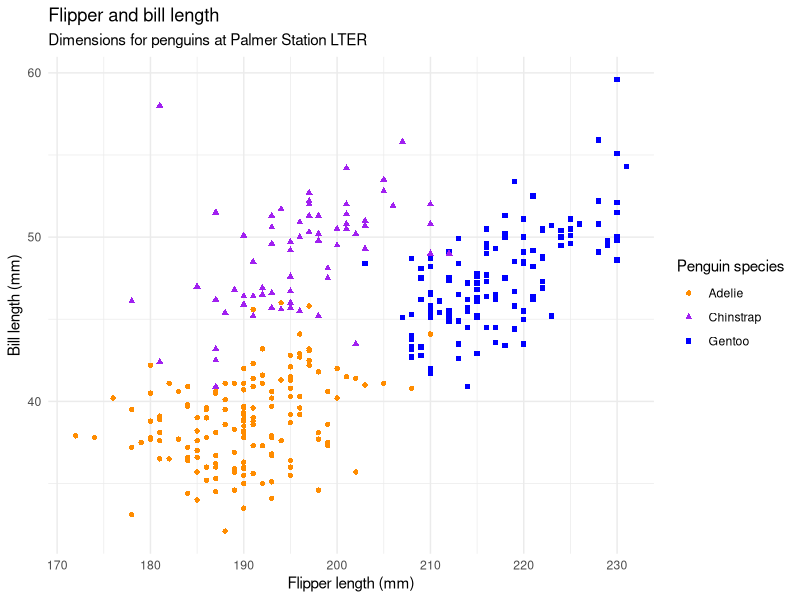

Recreate this plot in R.
## ---- chunk 1
#| label: load-packages
#| include: false

library(tidyverse)
library(palmerpenguins)
## ---- chunk 2
#| label: plot-penguins
#| warning: false
#| echo: false

ggplot(penguins, 
       aes(x = flipper_length_mm, y = bill_length_mm)) +
  geom_point(aes(color = species, shape = species)) +
  scale_color_manual(values = c("darkorange","purple","blue")) +
  labs(
    title = "Flipper and bill length",
    subtitle = "Dimensions for penguins at Palmer Station LTER",
    x = "Flipper length (mm)", y = "Bill length (mm)",
    color = "Penguin species", shape = "Penguin species"
  ) +
  theme_minimal()
